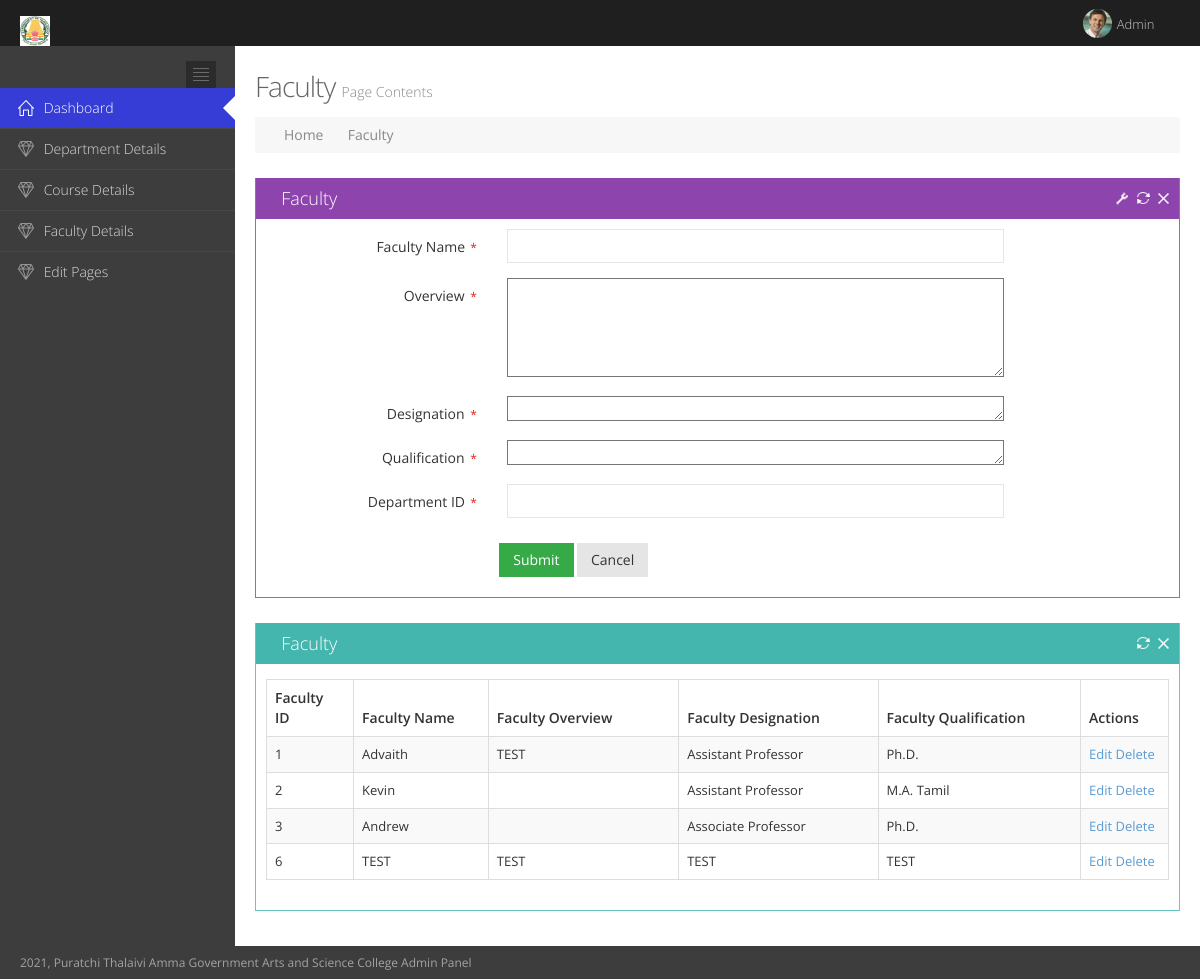
/AdminPanel/faculty.php (signed in), run on an earlier commit of the app's database.
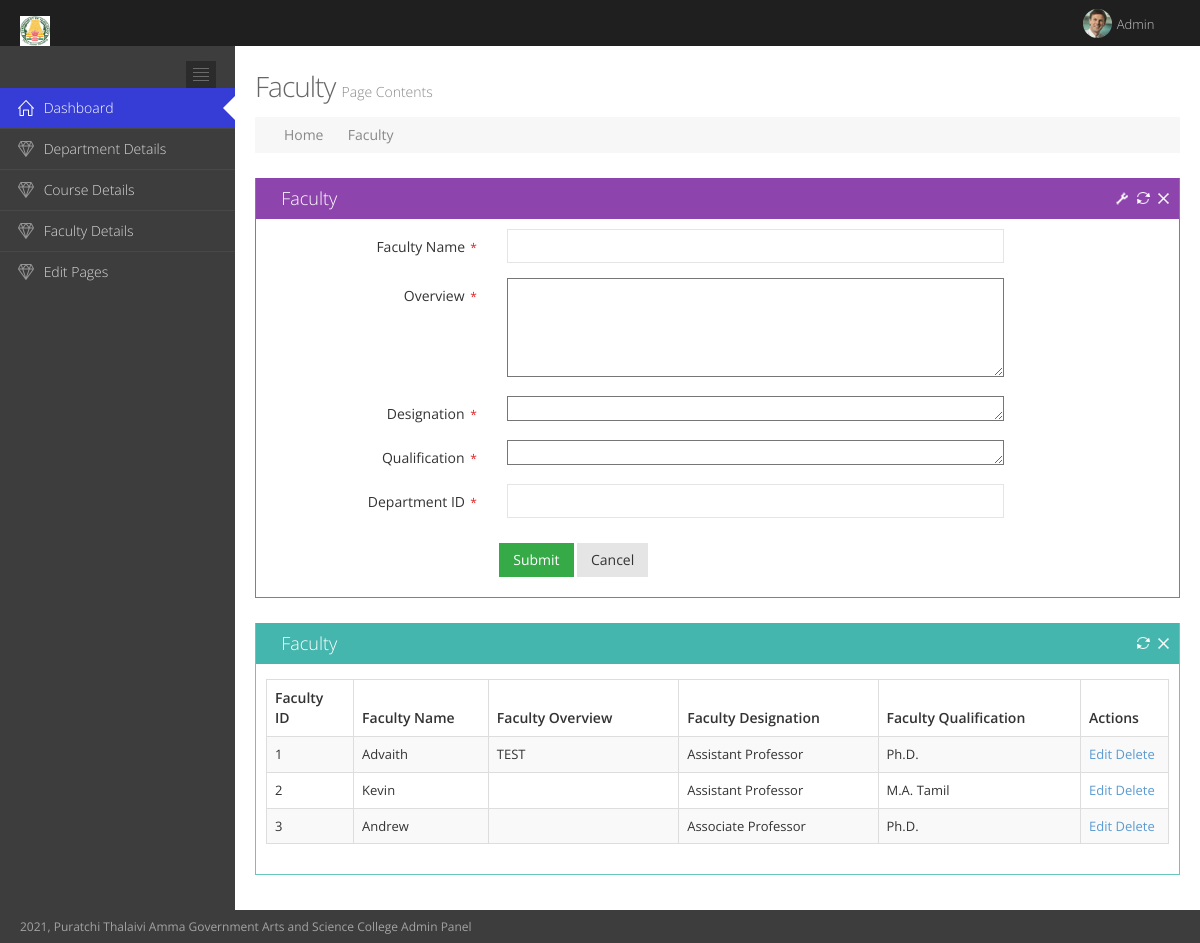
And on a later commit of the database.
### tables this page shows
CREATE TABLE `faculty` (
  `FacultyID` int(11) NOT NULL,
  `FacultyName` varchar(50) NOT NULL,
  `FacultyDesignation` varchar(50) NOT NULL,
  `FacultyQualification` varchar(50) NOT NULL,
  `FacultyOverview` varchar(2000) NOT NULL,
  `FacultyPhotoURL` varchar(100) NOT NULL,
  `Dept_ID` int(11) NOT NULL
);

### AdminPanel/faculty.php (the view, shortened to what this page needs)
<?php
include("./header.php");
	$title="Faculty";
?>
	<div class="page-content-wrapper">
		<div class="page-content">
			<h3 class="page-title">
			<?php echo $title;?> <small>Page Contents</small>
			</h3>
			<div class="page-bar">
				<ul class="page-breadcrumb">
					<li>
						<i class="fa fa-home"></i>
						<a href="dashboard.php">Home</a>
						<i class="fa fa-angle-right"></i>
					</li>
					<li>
						<a href="#"><?php echo $title;?></a>
					</li>
				</ul>
			</div>
			<div class="row">
				<div class="col-md-12">
					<div class="portlet box purple" >
						<div class="portlet-title">
							<div class="caption">
								<i class="fa fa-gift"></i><?php echo $title;?>
							</div>
							<div class="tools">
								<a href="#portlet-config" data-toggle="modal" class="config" data-original-title="" title="">
								</a>
								<a href="javascript:;" class="reload" data-original-title="" title="">
								</a>
								<a href="javascript:;" class="remove" data-original-title="" title="">
								</a>
							</div>
						</div>
						<div class="portlet-body form">
							<form action="Facultyadd.php"  class="form-horizontal"  method="POST" enctype="multipart/form-data"  >
                                <div class="col-md-12" style="background:#fff;">
                                <div class="form-body">
                            	<div class="form-group">
										<label class="control-label col-md-3"> <?php echo $title;?> Name<span class="required" aria-required="true">
										* </span>
										</label>
										<div class="col-md-7">
											<input type="text" id="Header" name="Name" required data-required="1" class="form-control" >
										</div>
									</div>
                                    <div class="form-group">
										<label class="control-label col-md-3">Overview <span class="required" aria-required="true">
										* </span>
										</label>
										<div class="col-md-7">
											<textarea rows="5"  cols="80" name="Overview" style="width:100%" value=""  required></textarea>
										</div>
									</div>
									<div class="form-group">
										<label class="control-label col-md-3">Designation <span class="required" aria-required="true">
										* </span>
										</label>
										<div class="col-md-7">
											<textarea rows="1"  cols="80" name="Designation" style="width:100%" value=""  required></textarea>
										</div>
									</div>
									<div class="form-group">
										<label class="control-label col-md-3">Qualification <span class="required" aria-required="true">
										* </span>
										</label>
										<div class="col-md-7">
											<textarea rows="1"  cols="80" name="Qualification" style="width:100%" value=""  required></textarea>
										</div>
									</div>
									<div class="form-group">
										<label class="control-label col-md-3"> Department ID<span class="required" aria-required="true">
										* </span>
										</label>
										<div class="col-md-7">
											<input type="number" id="Dept_ID" name="Dept_ID" required data-required="1" class="form-control" >
										</div>
									</div>
                        </div>
                                </div>
                            <div class="form-actions" style="background: #fff;">
									<div class="row">
										<div class="col-md-offset-3 col-md-9">
											<button type="submit" class="btn green">Submit</button>
											<button type="button" class="btn default">Cancel</button>
										</div>
									</div>
								</div>
							</form>
						</div>
					</div>
					 <div class="portlet box green-haze">
						<div class="portlet-title">
							<div class="caption">
								<i class="fa fa-globe"></i><?php echo $title;?>
							</div>
							<div class="tools">
								<a href="javascript:;" class="reload" data-original-title="" title="">
								</a>
								<a href="javascript:;" class="remove" data-original-title="" title="">
								</a>
							</div>
						</div>
						<div class="portlet-body">
                                <div class=""><table class="table table-striped table-bordered table-hover dataTable no-footer" id="sample_2" role="grid" aria-describedby="sample_2_info">
							<thead>
							<tr role="row"><th class="sorting_asc" tabindex="0" aria-controls="sample_2" rowspan="1" colspan="1" aria-sort="ascending" aria-label="
									 Rendering engine
								: activate to sort column ascending" style="width: 100px;">
									Faculty ID
								</th>
							   <th class="sorting" tabindex="0" aria-controls="sample_2" rowspan="1" colspan="1" aria-label="
									 Platform(s)
								: activate to sort column ascending" style="width: 200px;">
									Faculty Name
								</th>
							      <th class="sorting" tabindex="0" aria-controls="sample_2" rowspan="1" colspan="1" aria-label="
									 CSS grade
								: activate to sort column ascending" style="width: 300px;">
									 Faculty Overview
								</th>
								<th class="sorting" tabindex="0" aria-controls="sample_2" rowspan="1" colspan="1" aria-label="CSS grade: activate to sort column ascending" style="width: 300px;">
									 Faculty Designation
								</th>
								<th class="sorting" tabindex="0" aria-controls="sample_2" rowspan="1" colspan="1" aria-label="CSS grade: activate to sort column ascending" style="width: 300px;">
									 Faculty Qualification
								</th>
								<th class="sorting" tabindex="0" aria-controls="sample_2" rowspan="1" colspan="1" aria-label="CSS grade: activate to sort column ascending" style="width: 100px;">
									 Actions
								</th>
							</tr>
							</thead>
							<tbody>
<?php
    include './dbConnect.php';
	$query = "SELECT * FROM Faculty;";
	$results = $db->query($query);
	foreach($results as $faculty){
?>
							<tr role="row" class="odd">
								<td class="sorting_1"><?php echo $faculty['FacultyID'];?></td>
								<td><?php echo $faculty['FacultyName'];?></td>
							   <td><?php echo $faculty['FacultyOverview'];?></td>
							   <td><?php echo $faculty['FacultyDesignation'];?></td>
							   <td><?php echo $faculty['FacultyQualification'];?></td>
                              <td><a href="Facultyedit.php?id=<?php echo $faculty['FacultyID'];?>">Edit</a>
								<a href="Facultydelete.php?id=<?php echo $faculty['FacultyID']; ?>" onclick="return myFunction()">Delete</a>
								</td>
							</tr>
<?php } ?>
                            </tbody>
							</table></div>
						</div>
					</div>
				</div>
			</div>
		</div>
	</div>
</div>
<?php include("footer.php");?>
</body>
</html>

### AdminPanel/header.php (shortened to what this page needs)
<!DOCTYPE html>
<html lang="en" class="no-js">
<head>
<link href="assets/global/plugins/font-awesome/css/font-awesome.min.css" rel="stylesheet" type="text/css"/>
<link href="assets/global/plugins/simple-line-icons/simple-line-icons.min.css" rel="stylesheet" type="text/css"/>
<link href="assets/global/plugins/bootstrap/css/bootstrap.min.css" rel="stylesheet" type="text/css"/>
<link href="assets/global/plugins/uniform/css/uniform.default.css" rel="stylesheet" type="text/css"/>
<link href="assets/global/plugins/bootstrap-switch/css/bootstrap-switch.min.css" rel="stylesheet" type="text/css"/>
<link href="assets/global/plugins/bootstrap-daterangepicker/daterangepicker-bs3.css" rel="stylesheet" type="text/css"/>
<link href="assets/global/plugins/fullcalendar/fullcalendar.min.css" rel="stylesheet" type="text/css"/>
<link href="assets/global/plugins/jqvmap/jqvmap/jqvmap.css" rel="stylesheet" type="text/css"/>
<link href="assets/admin/pages/css/tasks.css" rel="stylesheet" type="text/css"/>
<link href="assets/global/css/components.css" id="style_components" rel="stylesheet" type="text/css"/>
<link href="assets/global/css/plugins.css" rel="stylesheet" type="text/css"/>
<link href="assets/admin/layout/css/layout.css" rel="stylesheet" type="text/css"/>
<link href="assets/admin/layout/css/themes/default.css" rel="stylesheet" type="text/css" id="style_color"/>
<link href="assets/admin/layout/css/custom.css" rel="stylesheet" type="text/css"/>
<link type="text/css" rel="stylesheet" href="texteditor/jquery-te-1.4.0.css">
</head>
<body class="page-header-fixed page-quick-sidebar-over-content page-style-square">
<div class="page-header navbar navbar-fixed-top">
	<div class="page-header-inner">
		<div class="page-logo">
			<a href="">
			<img src="../img/favicon.png" alt="logo" class="logo-default" height="30px" width="30px"/>
			</a>
		</div>
		<div class="top-menu">
			<ul class="nav navbar-nav pull-right">
				<li class="dropdown dropdown-user">
					<a href="#" class="dropdown-toggle" data-toggle="dropdown" data-hover="dropdown" data-close-others="true">
					<img alt="" class="img-circle" src="assets/admin/layout/img/avatar3_small.jpg"/>
					<span class="username username-hide-on-mobile">
					Admin </span>
					<i class="fa fa-angle-down"></i>
					</a>
				</li>
			</ul>
		</div>
	</div>
</div>
<div class="page-container">
	<div class="page-sidebar-wrapper">
		<div class="page-sidebar navbar-collapse collapse">
			<ul class="page-sidebar-menu" data-keep-expanded="false" data-auto-scroll="true" data-slide-speed="200">
				<li class="sidebar-toggler-wrapper">
					<div class="sidebar-toggler">
					</div>
				</li>
				<li class="start active open">
					<a href="dashboard.php">
					<i class="icon-home"></i>
					<span class="title">Dashboard</span>
					<span class="selected"></span>
					</a>
				</li>
					<li>
					<a href="department.php">
					<i class="icon-diamond"></i>
					<span class="title">Department Details</span>
					</a>
				</li>
				<li>
					<a href="course.php">
					<i class="icon-diamond"></i>
					<span class="title">Course Details</span>
					</a>
				</li>
				<li>
					<a href="faculty.php">
					<i class="icon-diamond"></i>
					<span class="title">Faculty Details</span>
					</a>
				</li>
				<li>
					<a href="page.php">
					<i class="icon-diamond"></i>
					<span class="title">Edit Pages</span>
					</a>
				</li>
				</ul>
		</div>
	</div>

### AdminPanel/footer.php (shortened to what this page needs)
<div class="page-footer">
	<div class="page-footer-inner">
	2021, Puratchi Thalaivi Amma Government Arts and Science College Admin Panel
	</div>
</div>
</body>
</html>

### AdminPanel/assets/global/css/plugins.css (style rules this page uses)
.dataTable { width: 100%; clear: both; margin-top: 5px; }
.dataTable > thead > tr > th.sorting, .dataTable > thead > tr > th.sorting_asc, .dataTable > thead > tr > th.sorting_desc { padding-right: 18px; }

### AdminPanel/assets/admin/layout/css/themes/default.css (style rules this page uses)
.page-header.navbar { background-color: #1f1f1f; }
.page-header.navbar .top-menu .navbar-nav > li.dropdown .dropdown-toggle > i { color: #999999; }
.page-header.navbar .top-menu .navbar-nav > li.dropdown-user > .dropdown-toggle > .username { color: #c5c5c5; }
.page-header.navbar .top-menu .navbar-nav > li.dropdown-user > .dropdown-toggle > i { color: #c5c5c5; }
.page-sidebar-closed.page-sidebar-fixed .page-sidebar:hover, .page-sidebar { background-color: #3d3d3d; }
.page-sidebar-closed.page-sidebar-fixed .page-sidebar:hover .page-sidebar-menu > li > a, .page-sidebar .page-sidebar-menu > li > a { border-top: 1px solid #484848; color: #d9d9d9; }
.page-sidebar-closed.page-sidebar-fixed .page-sidebar:hover .page-sidebar-menu > li > a > i, .page-sidebar .page-sidebar-menu > li > a > i { color: #888888; }
.page-sidebar-closed.page-sidebar-fixed .page-sidebar:hover .page-sidebar-menu > li > a > i[class^="icon-"], .page-sidebar-closed.page-sidebar-fixed .page-sidebar:hover .page-sidebar-menu > li > a > i[class*="icon-"], .page-sidebar .page-sidebar-menu > li > a > i[class^="icon-"], .page-sidebar .page-sidebar-menu > li > a > i[class*="icon-"] { color: #959595; }
.page-sidebar-closed.page-sidebar-fixed .page-sidebar:hover .page-sidebar-menu > li:hover > a, .page-sidebar-closed.page-sidebar-fixed .page-sidebar:hover .page-sidebar-menu > li.open > a, .page-sidebar .page-sidebar-menu > li:hover > a, .page-sidebar .page-sidebar-menu > li.open > a { background: #303030; color: #d9d9d9; }
.page-sidebar-closed.page-sidebar-fixed .page-sidebar:hover .page-sidebar-menu > li:hover > a > i, .page-sidebar-closed.page-sidebar-fixed .page-sidebar:hover .page-sidebar-menu > li.open > a > i, .page-sidebar .page-sidebar-menu > li:hover > a > i, .page-sidebar .page-sidebar-menu > li.open > a > i { color: #888888; }
.page-sidebar-closed.page-sidebar-fixed .page-sidebar:hover .page-sidebar-menu > li.active > a, .page-sidebar-closed.page-sidebar-fixed .page-sidebar:hover .page-sidebar-menu > li.active.open > a, .page-sidebar .page-sidebar-menu > li.active > a, .page-sidebar .page-sidebar-menu > li.active.open > a { background: #353DD6; border-top-color: transparent; color: white; }
.page-sidebar-closed.page-sidebar-fixed .page-sidebar:hover .page-sidebar-menu > li.active > a > i, .page-sidebar-closed.page-sidebar-fixed .page-sidebar:hover .page-sidebar-menu > li.active.open > a > i, .page-sidebar .page-sidebar-menu > li.active > a > i, .page-sidebar .page-sidebar-menu > li.active.open > a > i { color: white; }
.page-sidebar-closed.page-sidebar-fixed .page-sidebar:hover .page-sidebar-menu > li.active + li > a, .page-sidebar .page-sidebar-menu > li.active + li > a { border-top-color: transparent; }
.page-sidebar-closed.page-sidebar-fixed .page-sidebar:hover .page-sidebar-menu > li.active.open + li > a, .page-sidebar .page-sidebar-menu > li.active.open + li > a { border-top-color: #484848; }
.page-sidebar-closed.page-sidebar-fixed .page-sidebar:hover .page-sidebar-menu > li:last-child > a, .page-sidebar .page-sidebar-menu > li:last-child > a { border-bottom: 1px solid transparent !important; }
.page-sidebar-closed.page-sidebar-fixed .page-sidebar:hover .sidebar-toggler, .page-sidebar .sidebar-toggler { background: url(img/sidebar_inline_toggler_icon_default.jpg); }
.page-footer .page-footer-inner { color: #a3a3a3; }
body { background-color: #3d3d3d; }

What changed in the data, as far as the page shows it:
removed faculty: FacultyID "6", FacultyName "TEST", FacultyOverview "TEST", FacultyDesignation "TEST", FacultyQualification "TEST"
